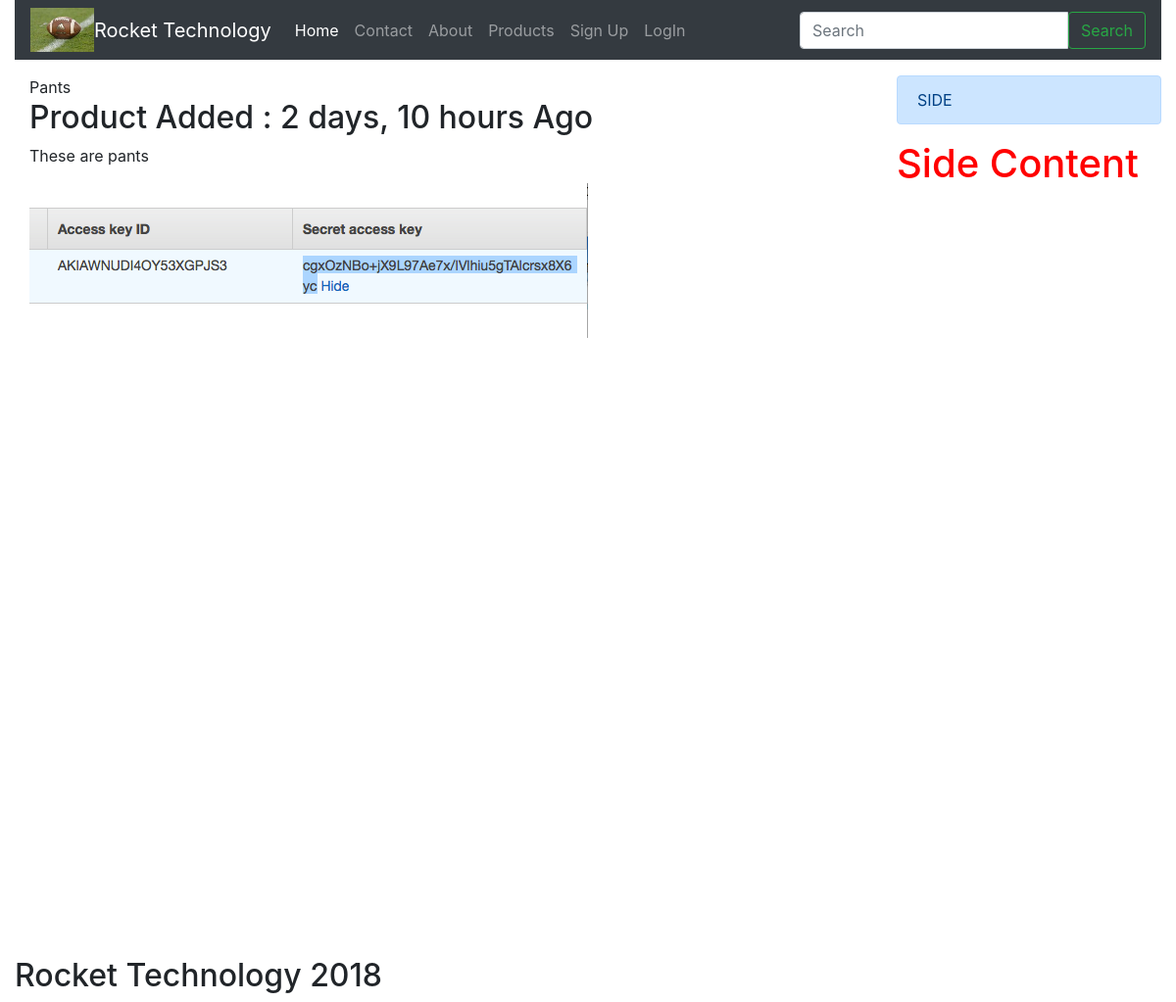
Screenshot of /products/pants/ with the database file from the repository.
### products/models.py (models this page shows, shortened)
class Product(models.Model):
    title = models.CharField(max_length=120)
    slug = models.SlugField(default='abc', blank=True, unique=True)
    description = models.CharField(max_length=120)
    price = models.DecimalField(decimal_places=2 , max_digits=10, default=39.99)
    image = models.ImageField(upload_to=upload_image_path, null=True, blank=True)
    featured = models.BooleanField(default=False)
    active = models.BooleanField(default=True)
    timestamp = models.DateTimeField(auto_now_add=True)
    objects = ProductManager()

### products/views.py (the view)
# urls.py: re_path(r'^(?P<slug>[\w-]+)/$', ProductDetailView.as_view(), name='detail'),
class ProductDetailView(DetailView):
    queryset = Product.objects.all()
    template_name = 'products/detail.html'
    def get_context_data(self, *args, **kwargs):
        context = super(ProductDetailView, self).get_context_data(*args, **kwargs)
        return context
    def get_object(self, *args, **kwargs):
        request = self.request
        slug = self.kwargs.get('slug')
        try:
            product = Product.objects.get(slug=slug, active=True)
        except Product.DoesNotExist:
            raise Http404("Product Not Found")
        except Product.MultipleObjectsReturned:
            query = Product.objects.filter(slug=slug, active=True)
            return query.first()
        return product

### products/models.py (called while the page is built)
    def get_queryset(self):
        return  ProductQuerySet(self.model, using=self._db)

### products/templates/products/detail.html
{% extends 'base.html' %}
{% block content%}
        <div class="row">
            <div class="col " style="width:40%;">
                {{ object.title | title }}
                <h2> Product Added : {{ object.timestamp | timesince }} Ago </h2>
                {{ object.description | linebreaks}}
                {% if object.image %}
                     <img src="{{ object.image.url }}" class="img-fluid" />
                {% endif %}
            </div>
        </div>
{% endblock %}

### rows the page displays
Product: title "Pants", timestamp "2 days, 10 hours", description "These are pants", image (picture)

### other values shown
{{ brandname }} "Rocket Technology"
